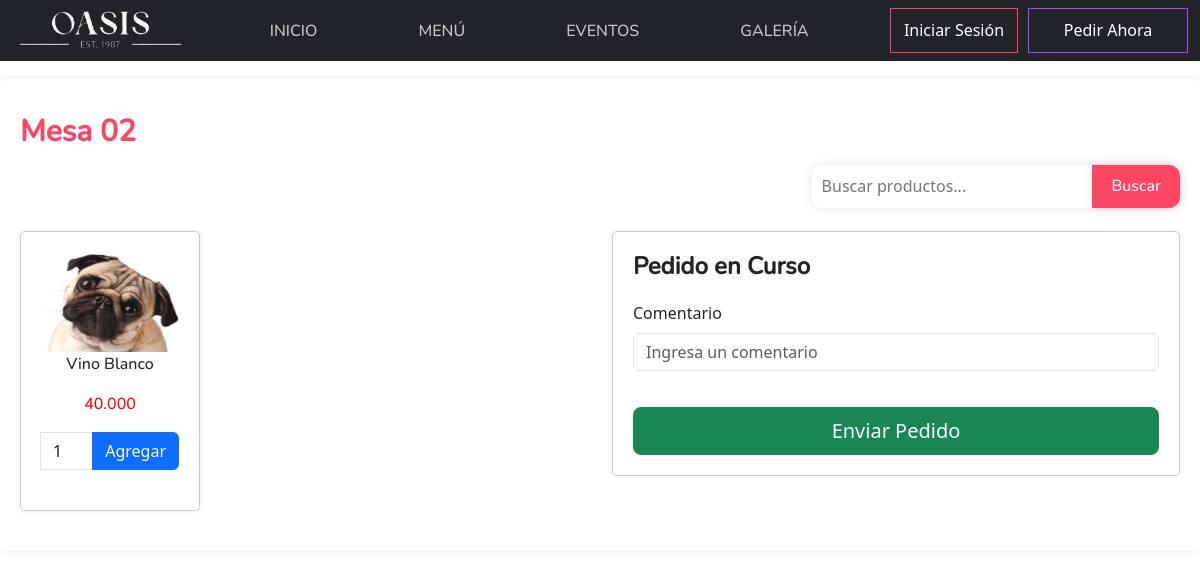
Screenshot of /pedidoUsuario/2/ with the database file from the repository.
### Oasis/models.py (models this page shows, shortened)
class Mesa(models.Model):
    ACTIVA = 'Activa'
    DISPONIBLE = 'Disponible'
    ESTADO_CHOICES = (
        (ACTIVA, 'Activa'),
        (DISPONIBLE, 'Disponible'),
    )
    RESERVADA = 'Reservada'
    DISPONIBLE = 'Disponible'
    RESERVA_CHOICES = (
        (RESERVADA, 'Reservada'),
        (DISPONIBLE, 'Disponible'),
    )
    nombre = models.CharField(max_length=300)
    capacidad = models.IntegerField(default=5)
    precio = models.IntegerField(default=1000000)
    estado = models.CharField(max_length=10, choices=ESTADO_CHOICES, default=DISPONIBLE)
    estado_reserva = models.CharField(max_length=10, choices=RESERVA_CHOICES , default=DISPONIBLE)
    codigo_qr = models.CharField(max_length=100, unique=True)
    usuario = models.CharField(max_length=50, default="")

class Producto(models.Model):
    nombre = models.CharField(max_length=150)
    descripcion = models.TextField()
    inventario = models.IntegerField(default=0)
    foto = models.ImageField(upload_to="Img_productos/", default="Img_productos/default.png")
    categoria = models.ForeignKey(Categoria, on_delete=models.DO_NOTHING)
    precio = models.IntegerField()

### Oasis/views.py (the view)
# urls.py: path('pedidoUsuario/<int:id>/', views.pedidoUsuario, name='pedidoUsuario'),
def pedidoUsuario(request, id):
    logueo = request.session.get("logueo", False)
    user = None
    if logueo:
        user = get_object_or_404(Usuario, pk=logueo["id"])
    mesa = get_object_or_404(Mesa, pk=id)
    carrito = request.session.get("carrito", [])
    productos = Producto.objects.all()
    contexto = {'data': user, 'productos': productos, 'mesa': mesa, 'carrito': carrito}
    return render(request, "Oasis/front_pedidos/pedido_usuario.html", contexto)

### Oasis/templates/Oasis/front_pedidos/pedido_usuario.html (shortened to what this page needs)
{% extends 'Oasis/barNavInicio.html' %}
{% load static %}
{% load humanize %}
{% block contenedor %}
<div class="contenedor">
    <h1 style="margin-top: 0.5em; font-family: Nunito; font-weight: 700; color: #fc4664;">{{ mesa.nombre }}</h1>
    <div class="search">
        <input type="text" id="myInput" placeholder="Buscar productos...">
        <button id="searchButton" type="submit">Buscar</button>
    </div>
    <div class="row">
        <div class="col-md-6 productos">
            {% for i in productos %}
                <div class="pedido-item">
                    <img src="{{ i.foto.url }}" class="card-img-top rounded" alt="Producto" width="200px">
                    <p style="font-family: Nunito;">{{ i.nombre }}</p>
                    <p style="color: red; font-family: Nunito">{{ i.precio|intcomma }}</p>
                    <form class="input-group">
                        <input type="number" name="cantidad" id="cantidad_{{ i.id }}" class="form-control" placeholder="Cantidad" min="1" value="1" size="3">
                        <br>
                        <button type="button" onclick="add_carrito(`{% url 'carrito_add' %}`, {{ i.id }});" class="btn btn-primary">Agregar</button>
                    </form>
                </div>
            {% endfor %}
        </div>
        <div class="col-md-6">
            <form method="post" action="{% url 'crear_pedido_usuario' mesa.id %}">
                  <div class="pedido-resumen">
                      <h2 style="font-family: Nunito; font-weight: 700;">Pedido en Curso</h2>
                      <div class="mb-3">
                        <label for="comentarios" class="form-label">Comentario</label>
                        <input type="text" name="comentario" id="comentarios" class="form-control" placeholder="Ingresa un comentario">
                      </div>
                      <div class="d-flex justify-content-end">
                        <button type="submit" class="btn btn-success btn-lg pedidoListo">Enviar Pedido</button>
                      </div>
                  </div>
            </form>
        </div>
    </div>
</div>
{% endblock %}

### Oasis/static/Oasis/css/barrasGestiones.css (style rules this page uses)
.search { display: inline-block; position: relative; }
.search input[type="text"] { width: 23em; padding: 0.6em; border: none; border-radius: 0.7em; box-shadow: 0 0 0.7em rgba(0, 0, 0, 0.1); }
.search button[type="submit"] { background-color: #fc4664; border: none; color: #fff; font-family: Nunito; cursor: pointer; padding: 0.6em 1.2em; border-radius: 0em 0.7em 0.7em 0em; box-shadow: 0 0 0.7em rgba(0, 0, 0, 0.1); position: absolute; top: 0; right: 0; transition: .9s ease; }

### Oasis/static/Oasis/css/pedidoEmpleado.css (style rules this page uses)
.contenedor { margin-top: 5px; padding: 20px; background-color: #fff; border-radius: 5px; box-shadow: 0 0 10px rgba(0, 0, 0, 0.1); }
.contenedor h1 { font-size: 30px; margin-bottom: 15px; }
.contenedor .search { display: flex; justify-content: end; margin-bottom: 2%; }
.productos { display: flex; flex-wrap: wrap; justify-content: space-between; max-height: auto; }
.pedido-item { border: 1px solid #ccc; border-radius: 5px; padding: 20px; margin-bottom: 20px; width: 180px; height: 280px; background-color: #fff; text-align: center; box-shadow: 0 0 5px rgba(0, 0, 0, 0.1); }
.pedido-item img { max-width: 100%; height: 100px; }
.pedido-item p { font-size: 16px; }
.pedido-resumen { border: 1px solid #ccc; border-radius: 5px; padding: 20px; background-color: #fff; box-shadow: 0 0 5px rgba(0, 0, 0, 0.1); }
.pedido-resumen h2 { font-size: 24px; margin-bottom: 20px; }
.pedidoListo { margin-top: 20px; font-size: 20px; width: 100%; }

### rows the page displays
Mesa: nombre "Mesa 02"
Producto: foto (picture), nombre "Vino Blanco", precio "40.000", cantidad "1"
